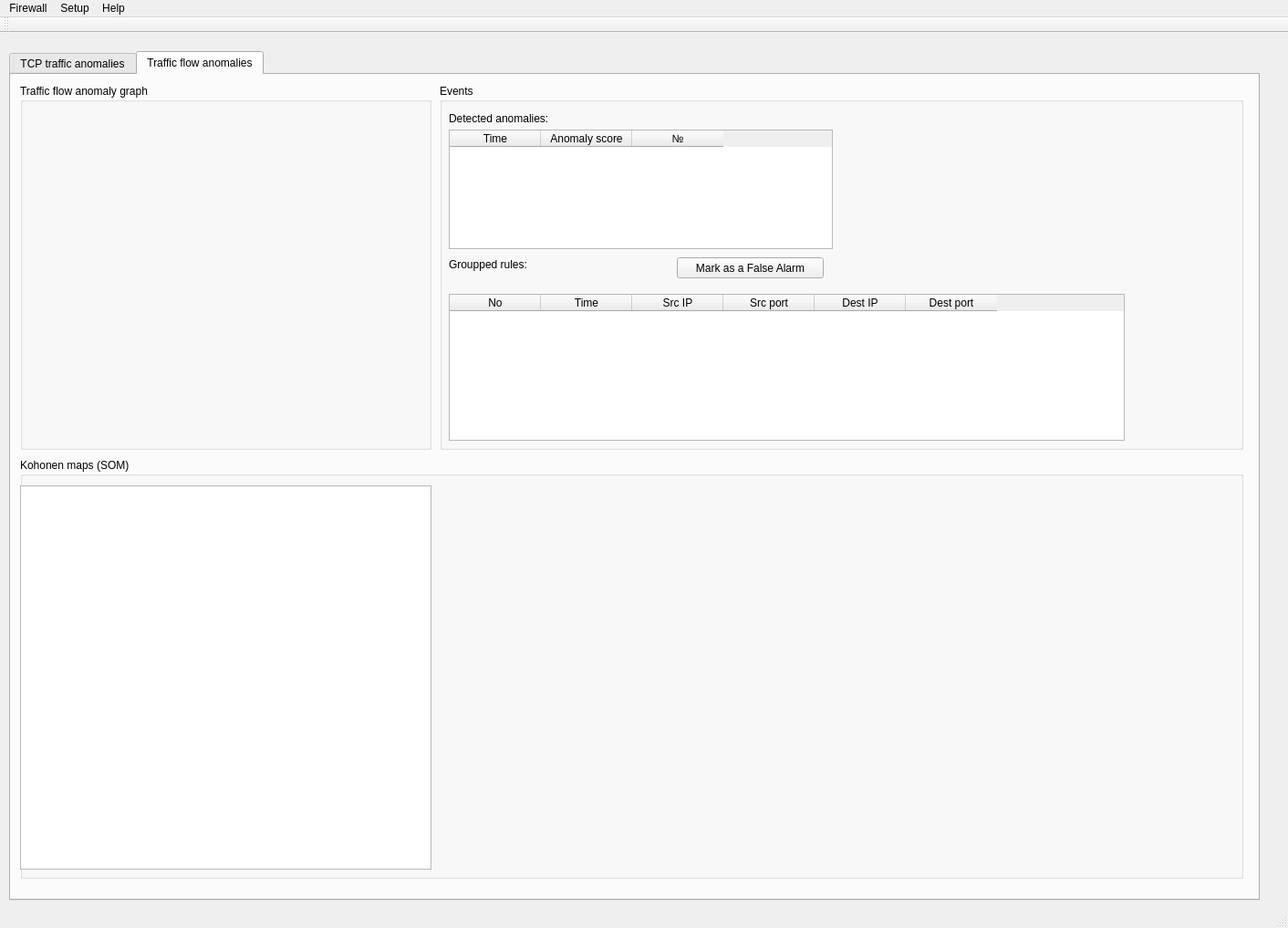
<?xml version="1.0" encoding="UTF-8"?>
<ui version="4.0">
    <class>MainWindow</class>
    <widget class="QMainWindow" name="MainWindow">
        <property name="geometry">
            <rect>
                <x>0</x>
                <y>0</y>
                <width>1412</width>
                <height>1017</height>
            </rect>
        </property>
        <property name="sizePolicy">
            <sizepolicy hsizetype="Fixed" vsizetype="Fixed">
                <horstretch>0</horstretch>
                <verstretch>0</verstretch>
            </sizepolicy>
        </property>
        <property name="windowTitle">
            <string>KohMar: Anomaly Detection System</string>
        </property>
        <property name="windowIcon">
            <iconset>
                <normaloff>icon.png</normaloff>icon.png
            </iconset>
        </property>
        <widget class="QWidget" name="centralWidget">
            <widget class="QTabWidget" name="tabWidgetTCP">
                <property name="geometry">
                    <rect>
                        <x>10</x>
                        <y>20</y>
                        <width>1371</width>
                        <height>931</height>
                    </rect>
                </property>
                <property name="currentIndex">
                    <number>1</number>
                </property>
                <widget class="QWidget" name="tab">
                    <attribute name="title">
                        <string>TCP traffic anomalies</string>
                    </attribute>
                    <widget class="QGroupBox" name="groupBox">
                        <property name="geometry">
                            <rect>
                                <x>490</x>
                                <y>10</y>
                                <width>861</width>
                                <height>481</height>
                            </rect>
                        </property>
                        <property name="title">
                            <string>Events</string>
                        </property>
                        <widget class="QLabel" name="label">
                            <property name="geometry">
                                <rect>
                                    <x>10</x>
                                    <y>30</y>
                                    <width>231</width>
                                    <height>16</height>
                                </rect>
                            </property>
                            <property name="text">
                                <string>Detected anomalies</string>
                            </property>
                        </widget>
                        <widget class="QLabel" name="label_2">
                            <property name="geometry">
                                <rect>
                                    <x>10</x>
                                    <y>260</y>
                                    <width>251</width>
                                    <height>16</height>
                                </rect>
                            </property>
                            <property name="text">
                                <string>Generated rules</string>
                            </property>
                        </widget>
                        <widget class="QTableWidget" name="tableWidgetGenRules">
                            <property name="geometry">
                                <rect>
                                    <x>10</x>
                                    <y>290</y>
                                    <width>811</width>
                                    <height>181</height>
                                </rect>
                            </property>
                            <property name="selectionMode">
                                <enum>QAbstractItemView::SingleSelection</enum>
                            </property>
                            <property name="selectionBehavior">
                                <enum>QAbstractItemView::SelectRows</enum>
                            </property>
                            <column>
                                <property name="text">
                                    <string>No</string>
                                </property>
                            </column>
                            <column>
                                <property name="text">
                                    <string>Time</string>
                                </property>
                            </column>
                            <column>
                                <property name="text">
                                    <string>Src IP</string>
                                </property>
                            </column>
                            <column>
                                <property name="text">
                                    <string>Src port</string>
                                </property>
                            </column>
                            <column>
                                <property name="text">
                                    <string>Dest IP</string>
                                </property>
                            </column>
                            <column>
                                <property name="text">
                                    <string>Dest port</string>
                                </property>
                            </column>
                        </widget>
                        <widget class="QTableWidget" name="tableWidgetTCPDetAnom">
                            <property name="geometry">
                                <rect>
                                    <x>10</x>
                                    <y>50</y>
                                    <width>811</width>
                                    <height>181</height>
                                </rect>
                            </property>
                            <property name="selectionMode">
                                <enum>QAbstractItemView::SingleSelection</enum>
                            </property>
                            <property name="selectionBehavior">
                                <enum>QAbstractItemView::SelectRows</enum>
                            </property>
                            <column>
                                <property name="text">
                                    <string>Time</string>
                                </property>
                            </column>
                            <column>
                                <property name="text">
                                    <string>Anomaly score</string>
                                </property>
                            </column>
                            <column>
                                <property name="text">
                                    <string>Src IP</string>
                                </property>
                            </column>
                            <column>
                                <property name="text">
                                    <string>Src port</string>
                                </property>
                            </column>
                            <column>
                                <property name="text">
                                    <string>Dest IP</string>
                                </property>
                            </column>
                            <column>
                                <property name="text">
                                    <string>Dest Port</string>
                                </property>
                            </column>
                            <column>
                                <property name="text">
                                    <string>States</string>
                                </property>
                            </column>
                            <column>
                                <property name="text">
                                    <string>Predictor</string>
                                </property>
                            </column>
                        </widget>
                        <widget class="QPushButton" name="pushButtonFalseAlarm">
                            <property name="geometry">
                                <rect>
                                    <x>550</x>
                                    <y>260</y>
                                    <width>271</width>
                                    <height>23</height>
                                </rect>
                            </property>
                            <property name="text">
                                <string>Mark as a False Alarm</string>
                            </property>
                        </widget>
                    </widget>
                    <widget class="QGroupBox" name="groupBoxTCPGraph">
                        <property name="geometry">
                            <rect>
                                <x>10</x>
                                <y>10</y>
                                <width>471</width>
                                <height>481</height>
                            </rect>
                        </property>
                        <property name="title">
                            <string>TCP connections anomaly graph</string>
                        </property>
                    </widget>
                </widget>
                <widget class="QWidget" name="tab_2">
                    <attribute name="title">
                        <string>Traffic flow anomalies</string>
                    </attribute>
                    <widget class="QGroupBox" name="groupBoxFlowGraph">
                        <property name="geometry">
                            <rect>
                                <x>10</x>
                                <y>10</y>
                                <width>451</width>
                                <height>401</height>
                            </rect>
                        </property>
                        <property name="title">
                            <string>Traffic flow anomaly graph</string>
                        </property>
                    </widget>
                    <widget class="QGroupBox" name="groupBox_4">
                        <property name="geometry">
                            <rect>
                                <x>470</x>
                                <y>10</y>
                                <width>881</width>
                                <height>401</height>
                            </rect>
                        </property>
                        <property name="title">
                            <string>Events</string>
                        </property>
                        <widget class="QLabel" name="label_3">
                            <property name="geometry">
                                <rect>
                                    <x>10</x>
                                    <y>30</y>
                                    <width>251</width>
                                    <height>16</height>
                                </rect>
                            </property>
                            <property name="text">
                                <string>Detected anomalies:</string>
                            </property>
                        </widget>
                        <widget class="QLabel" name="label_4">
                            <property name="geometry">
                                <rect>
                                    <x>10</x>
                                    <y>190</y>
                                    <width>141</width>
                                    <height>16</height>
                                </rect>
                            </property>
                            <property name="text">
                                <string>Groupped rules:</string>
                            </property>
                        </widget>
                        <widget class="QTableWidget" name="tableWidgetGroupRules">
                            <property name="geometry">
                                <rect>
                                    <x>10</x>
                                    <y>230</y>
                                    <width>741</width>
                                    <height>161</height>
                                </rect>
                            </property>
                            <property name="selectionMode">
                                <enum>QAbstractItemView::SingleSelection</enum>
                            </property>
                            <property name="selectionBehavior">
                                <enum>QAbstractItemView::SelectRows</enum>
                            </property>
                            <column>
                                <property name="text">
                                    <string>No</string>
                                </property>
                            </column>
                            <column>
                                <property name="text">
                                    <string>Time</string>
                                </property>
                            </column>
                            <column>
                                <property name="text">
                                    <string>Src IP</string>
                                </property>
                            </column>
                            <column>
                                <property name="text">
                                    <string>Src port</string>
                                </property>
                            </column>
                            <column>
                                <property name="text">
                                    <string>Dest IP</string>
                                </property>
                            </column>
                            <column>
                                <property name="text">
                                    <string>Dest port</string>
                                </property>
                            </column>
                        </widget>
                        <widget class="QTableWidget" name="tableWidgetFlowDetAnom">
                            <property name="geometry">
                                <rect>
                                    <x>10</x>
                                    <y>50</y>
                                    <width>421</width>
                                    <height>131</height>
                                </rect>
                            </property>
                            <property name="selectionMode">
                                <enum>QAbstractItemView::SingleSelection</enum>
                            </property>
                            <property name="selectionBehavior">
                                <enum>QAbstractItemView::SelectRows</enum>
                            </property>
                            <column>
                                <property name="text">
                                    <string>Time</string>
                                </property>
                            </column>
                            <column>
                                <property name="text">
                                    <string>Anomaly score</string>
                                </property>
                            </column>
                            <column>
                                <property name="text">
                                    <string>№</string>
                                </property>
                            </column>
                        </widget>
                        <widget class="QPushButton" name="pushButtonFalseAlarmFlow">
                            <property name="geometry">
                                <rect>
                                    <x>260</x>
                                    <y>190</y>
                                    <width>161</width>
                                    <height>23</height>
                                </rect>
                            </property>
                            <property name="text">
                                <string>Mark as a False Alarm</string>
                            </property>
                        </widget>
                    </widget>
                    <widget class="QGroupBox" name="groupBoxSOM">
                        <property name="geometry">
                            <rect>
                                <x>10</x>
                                <y>420</y>
                                <width>1341</width>
                                <height>461</height>
                            </rect>
                        </property>
                        <property name="title">
                            <string>Kohonen maps (SOM)</string>
                        </property>
                        <widget class="QTableWidget" name="tableWidgetSOM">
                            <property name="geometry">
                                <rect>
                                    <x>0</x>
                                    <y>30</y>
                                    <width>451</width>
                                    <height>421</height>
                                </rect>
                            </property>
                            <property name="verticalScrollBarPolicy">
                                <enum>Qt::ScrollBarAlwaysOff</enum>
                            </property>
                            <property name="horizontalScrollBarPolicy">
                                <enum>Qt::ScrollBarAlwaysOff</enum>
                            </property>
                        </widget>
                    </widget>
                </widget>
            </widget>
        </widget>
        <widget class="QMenuBar" name="menuBar">
            <property name="geometry">
                <rect>
                    <x>0</x>
                    <y>0</y>
                    <width>1412</width>
                    <height>22</height>
                </rect>
            </property>
            <widget class="QMenu" name="menu">
                <property name="title">
                    <string>Help</string>
                </property>
                <addaction name="about"/>
            </widget>
            <widget class="QMenu" name="menu_2">
                <property name="title">
                    <string>Setup</string>
                </property>
                <widget class="QMenu" name="menu_4">
                    <property name="title">
                        <string>Learning</string>
                    </property>
                    <addaction name="actionTCP"/>
                    <addaction name="actionFlow"/>
                </widget>
                <addaction name="actionSettings"/>
                <addaction name="separator"/>
                <addaction name="menu_4"/>
            </widget>
            <widget class="QMenu" name="menu_3">
                <property name="title">
                    <string>Firewall</string>
                </property>
                <addaction name="rules"/>
            </widget>
            <addaction name="menu_3"/>
            <addaction name="menu_2"/>
            <addaction name="menu"/>
        </widget>
        <widget class="QToolBar" name="mainToolBar">
            <attribute name="toolBarArea">
                <enum>TopToolBarArea</enum>
            </attribute>
            <attribute name="toolBarBreak">
                <bool>false</bool>
            </attribute>
        </widget>
        <widget class="QStatusBar" name="statusBar"/>
        <action name="about">
            <property name="text">
                <string>About</string>
            </property>
        </action>
        <action name="rules">
            <property name="text">
                <string>Rules...</string>
            </property>
        </action>
        <action name="actionSettings">
            <property name="text">
                <string>General</string>
            </property>
        </action>
        <action name="actionTCP">
            <property name="text">
                <string>Train the TCP anomaly detection system</string>
            </property>
        </action>
        <action name="actionFlow">
            <property name="text">
                <string>Train the traffic flow anomaly detection system</string>
            </property>
        </action>
        <action name="run_stop_action">
            <property name="text">
                <string>Pause</string>
            </property>
        </action>
    </widget>
    <layoutdefault spacing="6" margin="11"/>
    <resources/>
    <connections/>
</ui>
